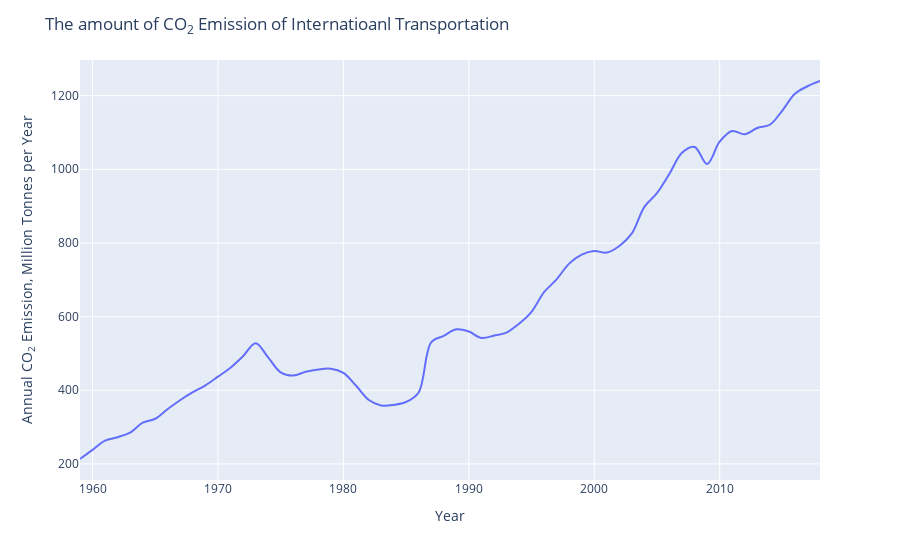

The cell this chart's notebook holds for it:
### Code cell
from read_co2 import fig_co2_trans
fig = fig_co2_trans()
fig.show()

### Figure 1 — Plotly figure (JSON) as saved in the notebook; plotly's stock layout.template omitted (floating-point values rounded to 4 significant figures)
{"data": [{"hovertemplate": "year=%{x}<br>co2=%{y}<extra></extra>", "legendgroup": "", "line": {"color": "#636efa", "dash": "solid", "shape": "spline"}, "mode": "lines", "name": "", "orientation": "v", "showlegend": false, "type": "scatter", "x": [1959, 1960, 1961, 1962, 1963, 1964, 1965, 1966, 1967, 1968, 1969, 1970, 1971, 1972, 1973, 1974, 1975, 1976, 1977, 1978, 1979, 1980, 1981, 1982, 1983, 1984, 1985, 1986, 1987, 1988, 1989, 1990, 1991, 1992, 1993, 1994, 1995, 1996, 1997, 1998, 1999, 2000, 2001, 2002, 2003, 2004, 2005, 2006, 2007, 2008, 2009, 2010, 2011, 2012, 2013, 2014, 2015, 2016, 2017, 2018], "xaxis": "x", "y": [213.4, 238.2, 263.2, 272.6, 285.1, 312.1, 322.6, 349.0, 373.6, 394.8, 413.4, 437.2, 461.1, 492.3, 527.5, 489.4, 448.4, 439.8, 450.3, 456.6, 458.5, 447.0, 412.9, 374.2, 358.9, 360.3, 368.1, 394.0, 530.2, 547.9, 565.4, 559.5, 542.2, 548.2, 556.7, 580.6, 613.1, 666.4, 701.3, 743.9, 768.5, 778.1, 773.8, 791.9, 825.9, 898.0, 935.0, 988.2, 1045.0, 1061.0, 1015.0, 1075.0, 1104.0, 1095.0, 1112.0, 1121.0, 1160.0, 1205.0, 1226.0, 1240.0], "yaxis": "y"}], "layout": {"legend": {"tracegroupgap": 0}, "margin": {"t": 60}, "title": {"text": "The amount of CO<sub>2</sub> Emission of Internatioanl Transportation"}, "xaxis": {"anchor": "y", "domain": [0, 1], "title": {"text": "Year"}}, "yaxis": {"anchor": "x", "domain": [0, 1], "title": {"text": "Annual CO<sub>2</sub> Emission, Million Tonnes per Year"}}}}
